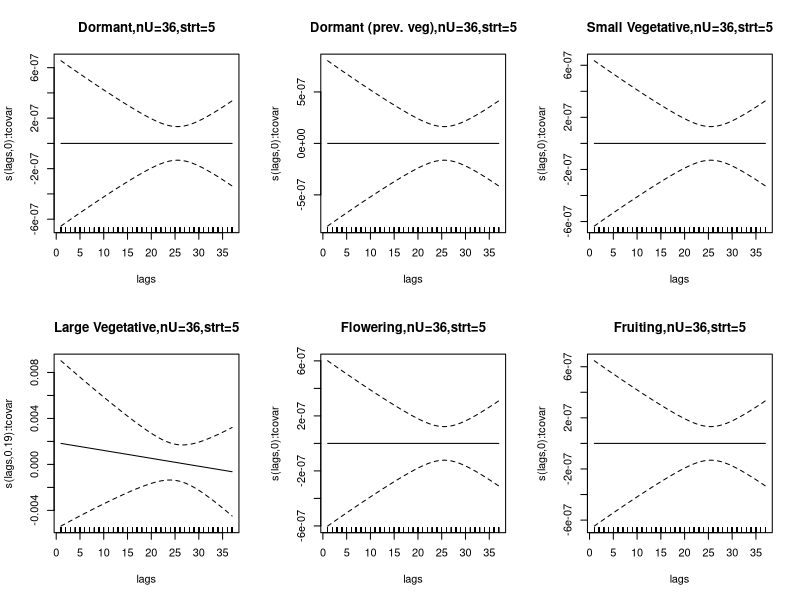

Here is the R script that generated this plot:
#Following Elizabeth's code to fit a GAM to isotria vital rate data, to see if climate data is associated with any vital rates
#Feb 2017
#By Ailene Ettinger
library(mgcv)
library(boot)
#setwd("C:\\Users\\ecrone01\\Box Sync\\Box Sync\\recovered files\\Ailene Isotria")
setwd("~/git/isotria/analyses")
#rm(list=ls()) 
# read in climate data
ClimDat = read.csv("isotria_clim.csv", header = T)#cleaned/summarized climatedata
# read in isotria data
FlwrDat = read.csv("probfl.csv")
colnames(FlwrDat)[1]<-"year"
# both files need year in lower case as a column for matching data sets
#ClimDat=subset(ClimDat,year>1982 & year<2015)

# function from Teller 2016 to aggregate data by month-my data are already in this format
aggLags<-function(datC, fun, meas, seg){
  pars <- as.list(match.call()[-1])
  measure<-datC[,as.character(pars$meas)]
  segment<-datC[,as.character(pars$seg)]
  agg<-with(datC,ftable(tapply(measure, list(datC$year, segment), fun)))
  agg<-as.data.frame(agg)
  names(agg)<-c("year",pars$seg,paste(pars$meas, pars$fun,"Now", sep=""))
  
  return(list(agg,paste(pars$fun)))
}

# function from Teller 2016 to create lagged variables
appLags<-function(agDatC,nUnits,name,fun){
  storeNames<-names(agDatC)
  for (i in 1:nUnits){
    agDatC<-as.data.frame(agDatC)
    waved<-agDatC[[3]]
    newWave<-c(rep(NA, times=i),waved) 
    newThing<-newWave[1:nrow(agDatC)]
    agDatC<-cbind(agDatC, newThing)
  }
  names(agDatC)<-c(storeNames,paste(name,fun,1:nUnits, sep=""))
  return(agDatC)
}
makeDat = function(useclim, usevr, monthStart){
  tempAggWT<-aggLags(datC=useclim, fun=sum, meas=tmin, seg=month)#aggregating temperature by mean
  subAgg<-tempAggWT[[1]]
  subAgg$month<-as.numeric(as.character(subAgg$month))
  subAgg<-subAgg[with(subAgg,order(year,month)),]

  tempWaveWT<-appLags(agDatC=subAgg, nUnits=nUnits, name=paste("month","temp", sep=""), fun=tempAggWT[[2]])
  tempWaveWT<-na.omit(tempWaveWT)

  monthStart=monthStart
  subsWT<-subset(tempWaveWT,tempWaveWT$month==monthStart) #choose start month
  subsWT<-subsWT[,-which(names(subsWT)=="month")] #Get rid of "month" column
  subsWT$year<-as.numeric(as.character(subsWT$year)) #make "year" readable to merge

  #reshape to show temp over the last nUnits
  labs<-c("year","t.00", paste("t.0",1:9, sep=""),
        paste("t.",10:nUnits, sep=""))
  names(subsWT) <- labs

  # merge climate and isotria data, following code from Teller 2016
  datag<-merge(usevr, subsWT, by="year")
  datag$year<-as.factor(datag$year);

  ## define and enter covariates the way the fitting function wants
  tvars <- which(substr(names(datag),1,2)=="t."); 
  datag$tcovar <- as.matrix(datag[,tvars]) 

  lags <- matrix(0,nrow(datag),length(tvars)); 
  for(i in 1:ncol(lags)) lags[,i]=i; 
  datag$lags=as.matrix(lags); 
  datag$yr = strtoi(datag$year)

  return(datag)
}

#Loop through with different start months 1:12, just to see if that matters:

nUnits = 36
strt = 5
dat1 = makeDat(useclim = ClimDat,usevr = FlwrDat, monthStart = strt)
#str(dat1)
#head(dat1)
quartz(height=5,width=8)
par(mfrow=c(2,3))
# and now, fit a GAM for dormant(prev veg) plants
gam0b = gam(logit(Stage_curd) ~ s(lags, by=tcovar, bs="cs"),
            data=dat1, method="GCV.Cp",gamma=1.2, family = gaussian) 
print(summary(gam0b))
plot(gam0b,main="Dormant,nU=36,strt=5")
# and now, fit a GAM for dormant(prev veg) plants
gam0b = gam(logit(Stage_curdsv) ~ s(lags, by=tcovar, bs="cs"),
            data=dat1, method="GCV.Cp",gamma=1.2, family = gaussian) 
print(summary(gam0b))
plot(gam0b,main="Dormant (prev. veg),nU=36,strt=5")
# and now, fit a GAM for small vegetative plants
gam0b = gam(logit(Stage_cursv) ~ s(lags, by=tcovar, bs="cs"),
            data=dat1, method="GCV.Cp",gamma=1.2, family = gaussian) 
print(summary(gam0b))
plot(gam0b,main="Small Vegetative,nU=36,strt=5")
# and now, fit a GAM forlargevegetative plants
gam0b = gam(logit(Stage_curlv) ~ s(lags, by=tcovar, bs="cs"),
            data=dat1, method="GCV.Cp",gamma=1.2, family = gaussian) 
print(summary(gam0b))
plot(gam0b,main="Large Vegetative,nU=36,strt=5")
# and now, fit a GAM for flowering plants
gam0b = gam(logit(Stage_curfl) ~ s(lags, by=tcovar, bs="cs"),
            data=dat1, method="GCV.Cp",gamma=1.2, family = gaussian) 
print(summary(gam0b))
plot(gam0b,main="Flowering,nU=36,strt=5")
# and now, fit a GAM for fruiting plants
gam0b = gam(logit(Stage_curfr) ~ s(lags, by=tcovar, bs="cs"),
            data=dat1, method="GCV.Cp",gamma=1.2, family = gaussian) 
print(summary(gam0b))
plot(gam0b,main="Fruiting,nU=36,strt=5")
